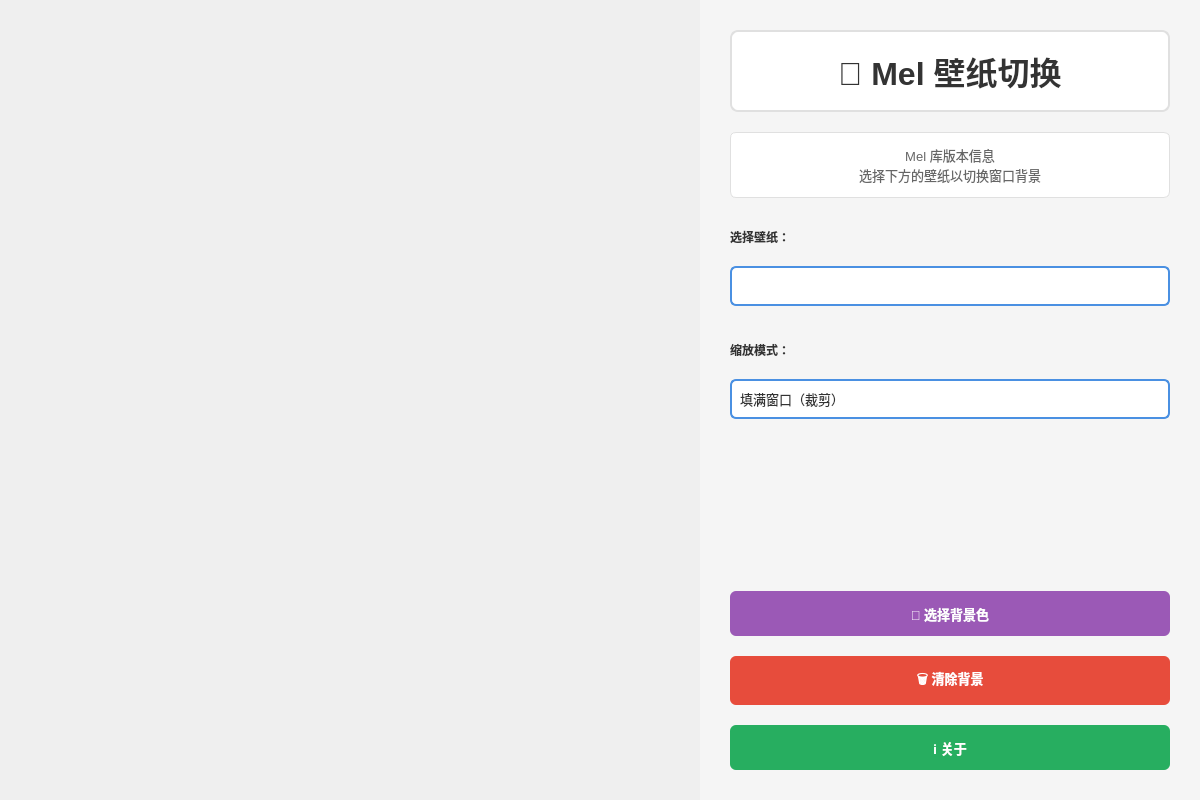
<?xml version="1.0" encoding="UTF-8"?>
<ui version="4.0">
 <class>MainWindow</class>
 <widget class="QMainWindow" name="MainWindow">
  <property name="geometry">
   <rect>
    <x>0</x>
    <y>0</y>
    <width>1200</width>
    <height>800</height>
   </rect>
  </property>
  <property name="windowTitle">
   <string>Mel - 壁纸切换演示 (Qt Native + BackgroundWidget)</string>
  </property>
  <widget class="QWidget" name="centralwidget">
   <layout class="QHBoxLayout" name="mainHBoxLayout">
    <property name="spacing">
     <number>0</number>
    </property>
    <property name="leftMargin">
     <number>0</number>
    </property>
    <property name="topMargin">
     <number>0</number>
    </property>
    <property name="rightMargin">
     <number>0</number>
    </property>
    <property name="bottomMargin">
     <number>0</number>
    </property>
    <item>
     <widget class="Mel::BackgroundWidget" name="backgroundWidget" native="true">
      <property name="minimumSize">
       <size>
        <width>600</width>
        <height>400</height>
       </size>
      </property>
     </widget>
    </item>
    <item>
     <widget class="QWidget" name="contentWidget" native="true">
      <property name="minimumSize">
       <size>
        <width>400</width>
        <height>0</height>
       </size>
      </property>
      <property name="maximumSize">
       <size>
        <width>500</width>
        <height>16777215</height>
       </size>
      </property>
      <property name="styleSheet">
       <string notr="true">QWidget {
    background-color: #f5f5f5;
}</string>
      </property>
      <layout class="QVBoxLayout" name="mainLayout">
       <property name="spacing">
        <number>20</number>
       </property>
       <property name="leftMargin">
        <number>30</number>
       </property>
       <property name="topMargin">
        <number>30</number>
       </property>
       <property name="rightMargin">
        <number>30</number>
       </property>
       <property name="bottomMargin">
        <number>30</number>
       </property>
       <item>
        <widget class="QLabel" name="titleLabel">
         <property name="font">
          <font>
           <pointsize>24</pointsize>
           <weight>75</weight>
           <bold>true</bold>
          </font>
         </property>
         <property name="styleSheet">
          <string notr="true">QLabel {
    color: #333333;
    background-color: white;
    border-radius: 8px;
    padding: 15px;
    border: 2px solid #e0e0e0;
}</string>
         </property>
         <property name="text">
          <string>🎨 Mel 壁纸切换</string>
         </property>
         <property name="alignment">
          <set>Qt::AlignCenter</set>
         </property>
        </widget>
       </item>
       <item>
        <widget class="QLabel" name="descLabel">
         <property name="font">
          <font>
           <pointsize>10</pointsize>
          </font>
         </property>
         <property name="styleSheet">
          <string notr="true">QLabel {
    color: #666666;
    background-color: white;
    border-radius: 6px;
    padding: 12px;
    border: 1px solid #e0e0e0;
}</string>
         </property>
         <property name="text">
          <string>Mel 库版本信息
选择下方的壁纸以切换窗口背景</string>
         </property>
         <property name="alignment">
          <set>Qt::AlignCenter</set>
         </property>
         <property name="wordWrap">
          <bool>true</bool>
         </property>
        </widget>
       </item>
       <item>
        <spacer name="verticalSpacer_1">
         <property name="orientation">
          <enum>Qt::Vertical</enum>
         </property>
         <property name="sizeType">
          <enum>QSizePolicy::Fixed</enum>
         </property>
         <property name="sizeHint" stdset="0">
          <size>
           <width>20</width>
           <height>10</height>
          </size>
         </property>
        </spacer>
       </item>
       <item>
        <widget class="QLabel" name="wallpaperLabel">
         <property name="styleSheet">
          <string notr="true">QLabel { 
    color: #333333; 
    font-weight: bold; 
    font-size: 12px; 
}</string>
         </property>
         <property name="text">
          <string>选择壁纸：</string>
         </property>
        </widget>
       </item>
       <item>
        <widget class="QComboBox" name="wallpaperCombo">
         <property name="minimumSize">
          <size>
           <width>0</width>
           <height>40</height>
          </size>
         </property>
         <property name="styleSheet">
          <string notr="true">QComboBox {
    background-color: white;
    border: 2px solid #4a90e2;
    border-radius: 6px;
    padding: 8px;
    font-size: 13px;
    color: #333333;
}
QComboBox:hover {
    border: 2px solid #357abd;
}
QComboBox::drop-down {
    border: none;
    width: 30px;
}
QComboBox::down-arrow {
    image: none;
    border-left: 5px solid transparent;
    border-right: 5px solid transparent;
    border-top: 8px solid #666666;
    margin-right: 10px;
}
QComboBox QAbstractItemView {
    background-color: white;
    border: 2px solid #4a90e2;
    selection-background-color: #e3f2fd;
    selection-color: #333333;
    outline: none;
}</string>
         </property>
        </widget>
       </item>
       <item>
        <spacer name="verticalSpacer_2">
         <property name="orientation">
          <enum>Qt::Vertical</enum>
         </property>
         <property name="sizeType">
          <enum>QSizePolicy::Fixed</enum>
         </property>
         <property name="sizeHint" stdset="0">
          <size>
           <width>20</width>
           <height>15</height>
          </size>
         </property>
        </spacer>
       </item>
       <item>
        <widget class="QLabel" name="scaleModeLabel">
         <property name="styleSheet">
          <string notr="true">QLabel { 
    color: #333333; 
    font-weight: bold; 
    font-size: 12px; 
}</string>
         </property>
         <property name="text">
          <string>缩放模式：</string>
         </property>
        </widget>
       </item>
       <item>
        <widget class="QComboBox" name="scaleModeCombo">
         <property name="minimumSize">
          <size>
           <width>0</width>
           <height>40</height>
          </size>
         </property>
         <property name="styleSheet">
          <string notr="true">QComboBox {
    background-color: white;
    border: 2px solid #4a90e2;
    border-radius: 6px;
    padding: 8px;
    font-size: 13px;
    color: #333333;
}
QComboBox:hover {
    border: 2px solid #357abd;
}
QComboBox::drop-down {
    border: none;
    width: 30px;
}
QComboBox::down-arrow {
    image: none;
    border-left: 5px solid transparent;
    border-right: 5px solid transparent;
    border-top: 8px solid #666666;
    margin-right: 10px;
}
QComboBox QAbstractItemView {
    background-color: white;
    border: 2px solid #4a90e2;
    selection-background-color: #e3f2fd;
    selection-color: #333333;
    outline: none;
}</string>
         </property>
         <item>
          <property name="text">
           <string>填满窗口（裁剪）</string>
          </property>
         </item>
         <item>
          <property name="text">
           <string>适应窗口（留空）</string>
          </property>
         </item>
         <item>
          <property name="text">
           <string>拉伸填充（变形）</string>
          </property>
         </item>
        </widget>
       </item>
       <item>
        <spacer name="verticalSpacer_3">
         <property name="orientation">
          <enum>Qt::Vertical</enum>
         </property>
         <property name="sizeHint" stdset="0">
          <size>
           <width>20</width>
           <height>40</height>
          </size>
         </property>
        </spacer>
       </item>
       <item>
        <widget class="QPushButton" name="colorButton">
         <property name="minimumSize">
          <size>
           <width>0</width>
           <height>45</height>
          </size>
         </property>
         <property name="styleSheet">
          <string notr="true">QPushButton {
    background-color: #9b59b6;
    color: white;
    border: none;
    border-radius: 6px;
    padding: 12px;
    font-size: 13px;
    font-weight: bold;
}
QPushButton:hover {
    background-color: #8e44ad;
}
QPushButton:pressed {
    background-color: #7d3c98;
}</string>
         </property>
         <property name="text">
          <string>🎨 选择背景色</string>
         </property>
        </widget>
       </item>
       <item>
        <widget class="QPushButton" name="clearButton">
         <property name="minimumSize">
          <size>
           <width>0</width>
           <height>45</height>
          </size>
         </property>
         <property name="styleSheet">
          <string notr="true">QPushButton {
    background-color: #e74c3c;
    color: white;
    border: none;
    border-radius: 6px;
    padding: 12px;
    font-size: 13px;
    font-weight: bold;
}
QPushButton:hover {
    background-color: #c0392b;
}
QPushButton:pressed {
    background-color: #a93226;
}</string>
         </property>
         <property name="text">
          <string>🗑️ 清除背景</string>
         </property>
        </widget>
       </item>
       <item>
        <widget class="QPushButton" name="infoButton">
         <property name="minimumSize">
          <size>
           <width>0</width>
           <height>45</height>
          </size>
         </property>
         <property name="styleSheet">
          <string notr="true">QPushButton {
    background-color: #27ae60;
    color: white;
    border: none;
    border-radius: 6px;
    padding: 12px;
    font-size: 13px;
    font-weight: bold;
}
QPushButton:hover {
    background-color: #229954;
}
QPushButton:pressed {
    background-color: #1e8449;
}</string>
         </property>
         <property name="text">
          <string>ℹ️ 关于</string>
         </property>
        </widget>
       </item>
      </layout>
     </widget>
    </item>
   </layout>
  </widget>
 </widget>
 <customwidgets>
  <customwidget>
   <class>Mel::BackgroundWidget</class>
   <extends>QWidget</extends>
   <header>widgets/BackgroundWidget.h</header>
   <container>1</container>
  </customwidget>
 </customwidgets>
 <resources/>
 <connections/>
</ui>
